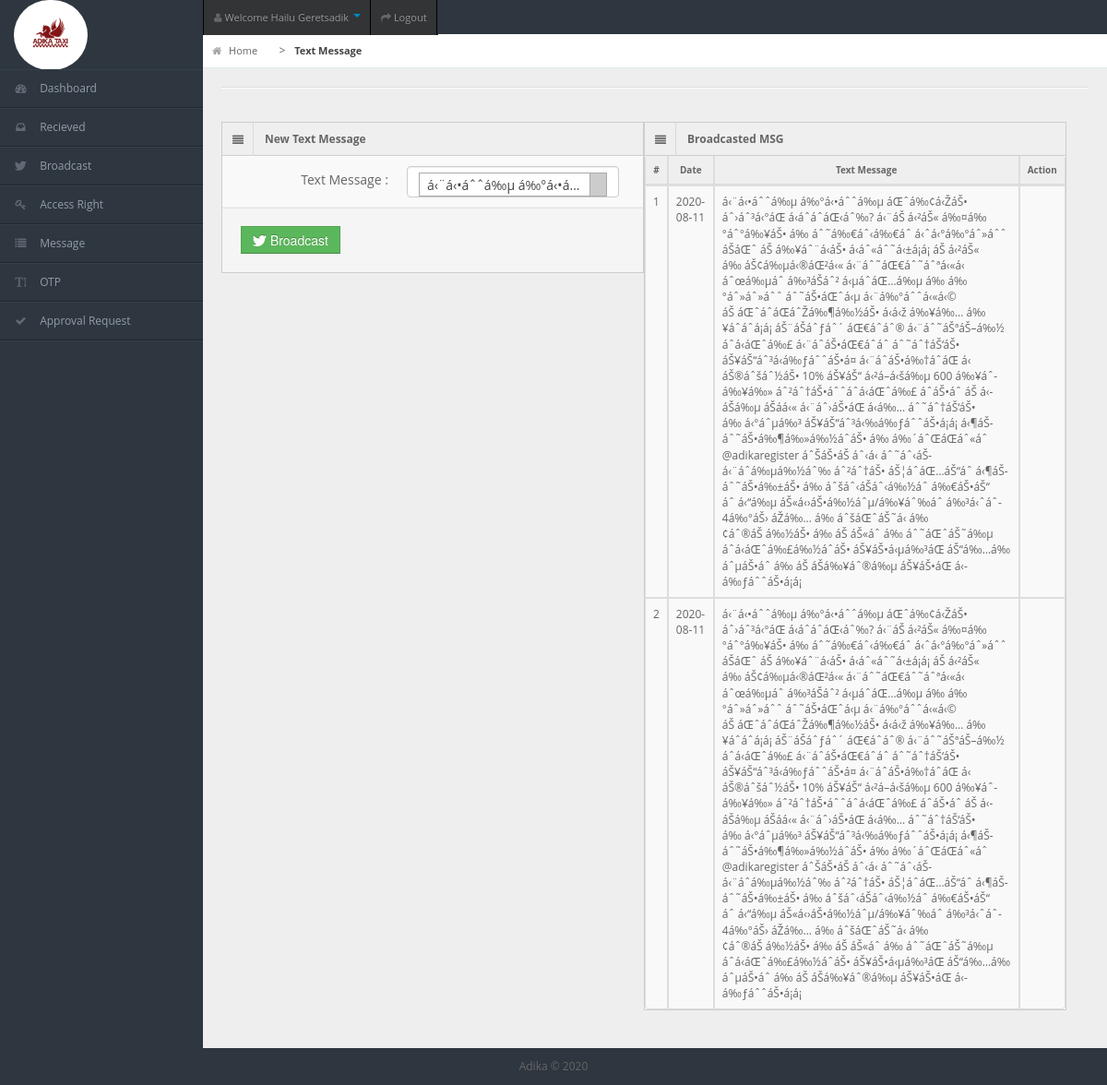
/broadcast.php (signed in), run on the app's committed database.
### tables this page shows
CREATE TABLE `broadcast` (
  `id` int(11) NOT NULL,
  `msg_id` int(11) NOT NULL,
  `date` timestamp NOT NULL DEFAULT CURRENT_TIMESTAMP
);

CREATE TABLE `msg` (
  `id` int(11) NOT NULL,
  `text` text NOT NULL,
  `date_added` timestamp NOT NULL DEFAULT CURRENT_TIMESTAMP
);

### DBConfigration.php (called while the page is built, shortened)
<?php
class DBConfigration
{
	private $host = 'localhost';
	private $username = 'root';
	private $password = '';
	private $database = 'sms';
	protected $connection;
	public function __construct()
	{
		if (!isset($this->connection)) {
			$this->connection = new mysqli($this->host, $this->username, $this->password, $this->database);
		}
		return $this->connection;
	}
}
?>

### follow.php (called while the page is built, shortened)
<?php
require_once 'DBConfigration.php';
class Follow extends DBConfigration
{
	public function getData($query)
	{
		$result = $this->connection->query($query);
		$rows = array();
		while ($row = $result->fetch_assoc()) {
			$rows[] = $row;
		}
		return $rows;
	}
} ?>

### broadcast.php (the view, shortened to what this page needs)
<div id="content">
    <div id="content-header">
      <div id="breadcrumb"> <a href="index.php" title="Go to Home" class="tip-bottom"><i class="icon-home"></i> Home</a>
      ><a href="message.php" class="current">Text Message</a> </div>
    </div>
    <div class="container-fluid">
      <hr>
 <div class="row-fluid">
<div class="span6">
        <div class="widget-box">
          <div class="widget-title"> <span class="icon"> <i class="icon-align-justify"></i> </span>
            <h5>New Text Message </h5>
          </div>
          <div class="widget-content nopadding">
            <form action="send_broadcast.php" method="POST" name="save" onsubmit="return validatefollow();" class="form-horizontal">
                  <?php
                    require_once 'follow.php';
                    $brd = new Follow();
                    ?>
              <div class="control-group">
                <label class="control-label">Text Message :</label>
                <div class="controls">
                </div>
              </div>
              <div class="form-actions">
                <button type="submit" class="btn btn-success" name="save"><i class="icon icon-twitter"></i> Broadcast</button>
              </div>
            </form>
          </div>
        </div>
        </div>
        <div class="row-fluid">
        <div class="span6">
          <div class="widget-box">
        <div class="widget-title"> <span class="icon"> <i class="icon-align-justify"></i> </span>
          <h5>Broadcasted MSG</h5>
        </div>
        <div class="widget-content nopadding">
        <table class="table table-bordered data-table">
              <thead>
                <tr>
                  <th>#</th>
                  <th>Date</th>
                  <th>Text Message</th>
                  <th>Action</th>
                </tr>
              </thead>
               <tbody>
               <?php
                $counter = 1;
                $result = $brd->getData("SELECT * FROM broadcast order by id DESC;");
        foreach($result as $res)
        {
          $id=$res['msg_id'];
          $brdmsg = $brd->getData("SELECT * FROM msg where id= $id");
                  echo " <tr>
                          <td>" . $counter . "</td>
                          <td>" . substr($res['date'],0,10) . "</td>
                          <td>" . $brdmsg[0]['text'] . "</td>
                        <td >
                        <div class=\"pull-right a\">
                        <a class=\"tip-bottom\" href='edit_message.php?id=" . $res['id'] . "' title=\"Edit\"><i class=\"icon-pencil btn btn-primary\"></i></a>
                        <a class=\"tip-bottom\"  onClick=\"return confirm('Are you sure to delete this message?')\" href='delete_message.php?id=" . $res['id'] . "' title=\"Delete\"><i class=\"icon-remove-sign btn btn-danger\"></i></a> </div>
                         </td>
                        </tr>";
                        $counter++;
        }    ?> </tbody>
                </table>
         </div>
          </div>
          </div>
          </div>
          </div>
        </div>
      </div>

### css/matrix-style.css (style rules this page uses)
* { outline:none !important; -moz-outline: none !important; }
html, body { height:100% }
body { overflow-x: hidden; margin-top: -10px; font-family: 'Open Sans', sans-serif; font-size:12px; color:#666; }
a { color:#666; }
select, textarea, input[type="text"], input[type="password"], input[type="datetime"], input[type="datetime-local"], input[type="date"], input[type="month"], input[type="time"], input[type="week"], input[type="number"], input[type="email"], input[type="url"], input[type="search"], input[type="tel"], input[type="color"], .uneditable-input, .label, .dropdown-menu, .btn, .well, .progress, .table-bordered, .btn-group > .btn:first-child, .btn-group > .btn:last-child, .btn-group > .btn:last-child, .btn-group > .dropdown-toggle, .alert { border-radius:0px; }
.btn, textarea, input[type="text"], input[type="password"], input[type="datetime"], input[type="datetime-local"], input[type="date"], input[type="month"], input[type="time"], input[type="week"], input[type="number"], input[type="email"], input[type="url"], input[type="search"], input[type="tel"], input[type="color"], .uneditable-input { box-shadow:none; }
.progress, .progress-success .bar, .progress .bar-success, .progress-warning .bar, .progress .bar-warning, .progress-danger .bar, .progress .bar-danger, .progress-info .bar, .progress .bar-info, .btn, .btn-primary { background-image:none; }
.form-horizontal .form-actions { padding-left:20px; }
#footer { padding:10px; text-align:center; }
hr { border-top-color:#dadada; }
#user-nav { position: absolute; left: 220px; top:0px; z-index: 20; margin: 0; }
#user-nav > ul { margin: 0; padding: 0; list-style: none; border-right: 1px solid #2e363f;border-left: 1px solid #000; }
#user-nav > ul > li { float: left; list-style-type: none; margin: 0; position: relative; padding: 0; border-left: 1px solid #2e363f; border-right: 1px solid #000; }
#user-nav > ul > li > a { padding:9px 10px; display: block; font-size: 11px; }
#user-nav > ul > li > a > i, #sidebar li a i { opacity: .5; margin-top: 2px; }
#sidebar { display: block; float: left; position: relative; width: 220px; z-index: 16; }
#sidebar > ul { list-style: none; margin: 0px 0 0; padding: 0; position: absolute; width: 220px; }
#sidebar > ul > li { display: block; position: relative; }
#sidebar > ul > li > a { padding: 10px 0 10px 15px; display: block; color: #939da8; }
#sidebar > ul > li > a > i { margin-right: 10px; }
#content { background: none repeat scroll 0 0 #eeeeee; margin-left: 220px; margin-right: 0; padding-bottom: 25px; position: relative; min-height:100%; width: auto; }
#content-header { position: abslute; width: 100%; margin-top: -38px; z-index: 20; }
#breadcrumb { background-color: #fff; border-bottom: 1px solid #e3ebed; }
#breadcrumb a { padding: 8px 20px 8px 10px; display: inline-block; background-image: url('../img/breadcrumb.png'); background-position: center right; background-repeat: no-repeat; font-size: 11px; color: #666666; }
#breadcrumb a:last-child { background-image:none; }
#breadcrumb a.current { font-weight: bold; color: #444444; }
#breadcrumb a i { margin-right: 5px; opacity: .6; }
.stat-boxes .peity_bar_good, .stat-boxes .peity_line_good, { color: #459D1C; }
.widget-box { background: none repeat scroll 0 0 #F9F9F9; border-left: 1px solid #CDCDCD; border-top: 1px solid #CDCDCD; border-right: 1px solid #CDCDCD; clear: both; margin-top: 16px; margin-bottom: 16px; position: relative; }
.widget-title, .modal-header, .table th, div.dataTables_wrapper .ui-widget-header { background:#efefef; border-bottom: 1px solid #CDCDCD; height: 36px; }
.widget-title span.icon { padding: 9px 10px 7px 11px; float: left; border-right:1px solid #dadada; }
.widget-title h5 { color: #666; float: left; font-size: 12px; font-weight: bold; padding: 12px; line-height: 12px; margin: 0; }
.widget-content { padding:15px; border-bottom: 1px solid #cdcdcd; }
.table th { height: auto; font-size: 10px; padding: 5px 10px 2px; border-bottom: 0; text-align: center; color: #666666; }
.nopadding { padding: 0 !important; }
.nopadding .table { margin-bottom: 0; }
.nopadding .table-bordered { border: 0; }
form { margin-bottom: 0; }
.form-horizontal .control-group { border-top: 1px solid #ffffff; border-bottom: 1px solid #eeeeee; margin-bottom: 0; }
.form-horizontal .control-label { padding-top: 15px; width: 180px; }
.form-horizontal .controls { margin-left: 200px; padding: 10px 0; }
.form-horizontal .form-actions { margin-top: 0; margin-bottom: 0; }

### data on the page
broadcast: date "2020-08-11", msg.text "á‹¨á‹•áˆˆá‰µ á‰°á‹•áˆˆá‰µ áŒˆá‰¢á‹ŽáŠ• áˆ›áˆ³á‹°áŒ á‹­áˆáˆáŒ‹áˆ‰? á‹¨áŠ á‹²áŠ« á‰¤á‰°áˆ°á‰¥áŠ• á‰ áˆ˜á‰€áˆ‹á‰€áˆ á‹ˆá‹°á‰°áˆ»áˆˆ áŠáŒˆ áŠ á‰¥áˆ¨á‹áŠ• á‹­áˆ«áˆ˜á‹±á¡á¡ áŠ á‹²áŠ« á‰ áŠ¢á‰µá‹®áŒ²á‹« á‹¨áˆ˜áŒ€áˆ˜áˆªá‹«á‹ áˆœá‰µáˆ­ á‰³áŠ­áˆ² á‹µáˆ­áŒ…á‰µ á‰ á‰°áˆ»áˆ»áˆˆ áˆ˜áŠ•áŒˆá‹µ á‹¨á‰°áˆˆá‹«á‹© áŠ áŒˆáˆáŒáˆŽá‰¶á‰½áŠ• á‹­á‹ž á‰¥á‰… á‰¥áˆáˆá¡á¡ áŠ¨áŠáˆƒáˆ´ áŒ€áˆáˆ® á‹¨áˆ˜áŠªáŠ–á‰½ áˆá‹áŒˆá‰£ á‹¨áˆáŠ•áŒ€áˆáˆ­ áˆ˜áˆ†áŠ‘áŠ• áŠ¥áŠ“áˆ³á‹á‰ƒáˆˆáŠ•á¤ á‹¨áˆáŠ•á‰†áˆ­áŒ á‹ áŠ®áˆšáˆ½áŠ• 10% áŠ¥áŠ“ á‹²á–á‹šá‰µ 600 á‰¥áˆ­ á‰¥á‰» áˆ²áˆ†áŠ•áˆˆáˆá‹áŒˆá‰£ áˆáŠ•áˆ áŠ á‹­áŠá‰µ áŠ­áá‹« á‹¨áˆ›áŠ•áŒ á‹­á‰… áˆ˜áˆ†áŠ‘áŠ• á‰ á‹°áˆµá‰³ áŠ¥áŠ“áˆ³á‹‰á‰ƒáˆˆáŠ•á¡á¡…"
broadcast: date "2020-08-11", msg.text "á‹¨á‹•áˆˆá‰µ á‰°á‹•áˆˆá‰µ áŒˆá‰¢á‹ŽáŠ• áˆ›áˆ³á‹°áŒ á‹­áˆáˆáŒ‹áˆ‰? á‹¨áŠ á‹²áŠ« á‰¤á‰°áˆ°á‰¥áŠ• á‰ áˆ˜á‰€áˆ‹á‰€áˆ á‹ˆá‹°á‰°áˆ»áˆˆ áŠáŒˆ áŠ á‰¥áˆ¨á‹áŠ• á‹­áˆ«áˆ˜á‹±á¡á¡ áŠ á‹²áŠ« á‰ áŠ¢á‰µá‹®áŒ²á‹« á‹¨áˆ˜áŒ€áˆ˜áˆªá‹«á‹ áˆœá‰µáˆ­ á‰³áŠ­áˆ² á‹µáˆ­áŒ…á‰µ á‰ á‰°áˆ»áˆ»áˆˆ áˆ˜áŠ•áŒˆá‹µ á‹¨á‰°áˆˆá‹«á‹© áŠ áŒˆáˆáŒáˆŽá‰¶á‰½áŠ• á‹­á‹ž á‰¥á‰… á‰¥áˆáˆá¡á¡ áŠ¨áŠáˆƒáˆ´ áŒ€áˆáˆ® á‹¨áˆ˜áŠªáŠ–á‰½ áˆá‹áŒˆá‰£ á‹¨áˆáŠ•áŒ€áˆáˆ­ áˆ˜áˆ†áŠ‘áŠ• áŠ¥áŠ“áˆ³á‹á‰ƒáˆˆáŠ•á¤ á‹¨áˆáŠ•á‰†áˆ­áŒ á‹ áŠ®áˆšáˆ½áŠ• 10% áŠ¥áŠ“ á‹²á–á‹šá‰µ 600 á‰¥áˆ­ á‰¥á‰» áˆ²áˆ†áŠ•áˆˆáˆá‹áŒˆá‰£ áˆáŠ•áˆ áŠ á‹­áŠá‰µ áŠ­áá‹« á‹¨áˆ›áŠ•áŒ á‹­á‰… áˆ˜áˆ†áŠ‘áŠ• á‰ á‹°áˆµá‰³ áŠ¥áŠ“áˆ³á‹‰á‰ƒáˆˆáŠ•á¡á¡…"
